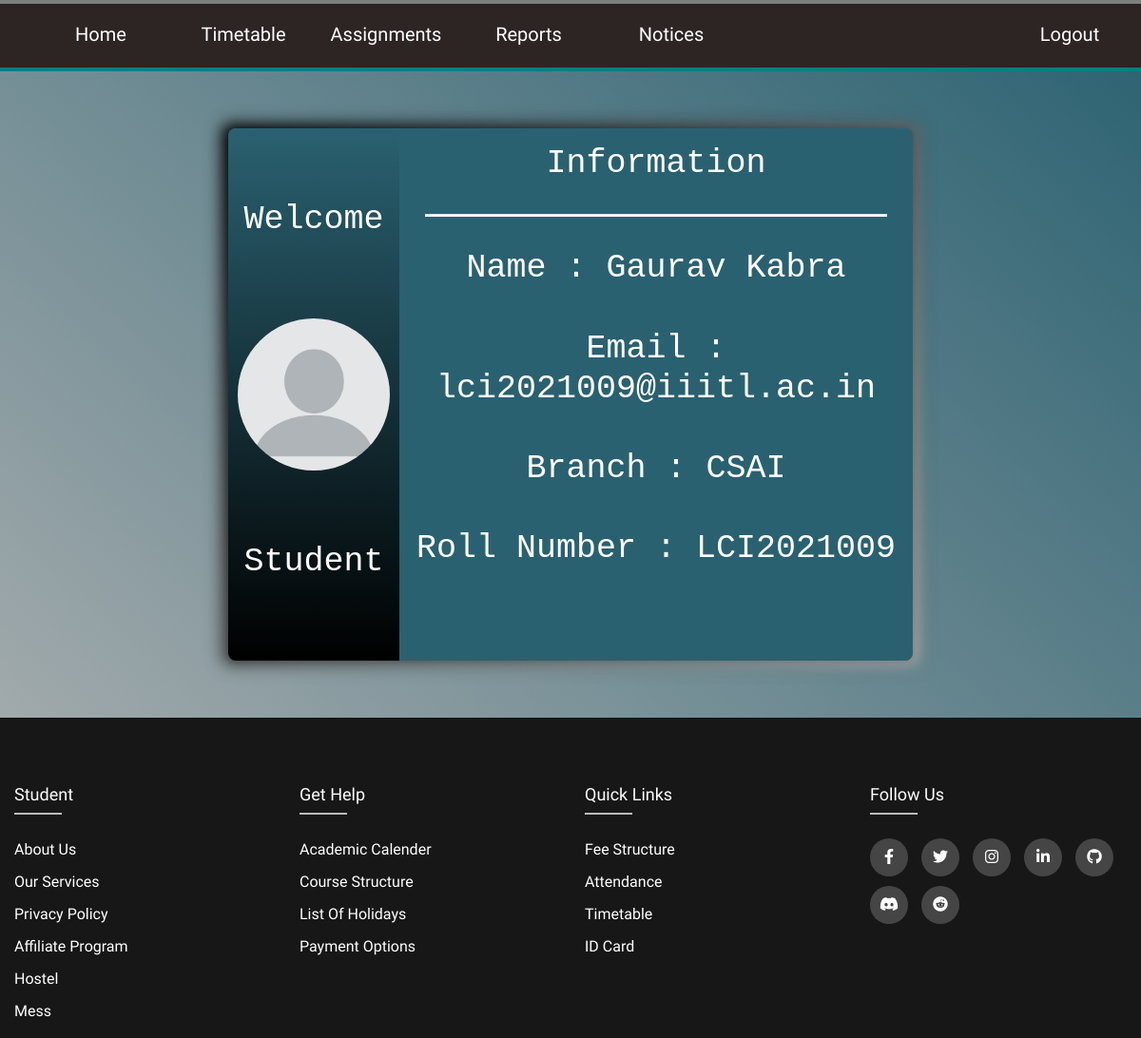
/ (signed in), run on the app's committed database.
### app/models.py (models this page shows)
class Student(db.Model, UserMixin):
    id = db.Column(db.Integer, primary_key=True)
    email = db.Column(db.String(30), unique=True)
    rollno = db.Column(db.String(30))
    fname = db.Column(db.String(30))
    lname = db.Column(db.String(30))
    branch = db.Column(db.String(4), db.ForeignKey('branch.branch'))
    year = db.Column(db.Integer)
    password = db.Column(db.String(30))
    role = db.Column(db.String(30), default='student')

### app/main.py (the view)
@main.route('/', methods = ['POST', 'GET'])
def index():
    if(current_user.is_authenticated):
        return profile()
    return render_template('loginpage.html')

### app/main.py (called while the page is built, shortened)
@main.route('/profile')
def profile():
    print(current_user, "is logged in")
    if(session['role'] == 'student'):
        return render_template('student_profile.html', email = current_user.email, name = current_user.fname + " " + current_user.lname, branch = current_user.branch, rollno = current_user.rollno)

### app/templates/student_profile.html (shortened to what this page needs)
<!DOCTYPE html>
<html lang="en">
  <head>
    <link
      rel="stylesheet"
      href="https://cdn.jsdelivr.net/npm/bootstrap@4.4.1/dist/css/bootstrap.min.css"
    />
    <link rel="stylesheet" href="/static/student_profile.css" />
    <link rel="stylesheet" href="https://cdnjs.cloudflare.com/ajax/libs/font-awesome/6.1.1/css/all.min.css">
    <link rel="stylesheet" href="/static/footer.css" />
  </head>
  <body>
    <nav class="navbar-dark navbar-expand-lg navbar">
      <div class="container-fluid navb-links-container">
        <div class="collapse navbar-collapse" id="navbarSupportedContent">
          <ul class="navbar-nav me-auto mb-2 mb-lg-0">
            <li class="nav-item">
              <a href="/"><button class="styled-button">Home</button></a>
            </li>
            <li class="nav-item">
              <a href="/student/timetable"><button class="styled-button">Timetable</button></a>
            </li>
            <li class="nav-item">
              <a href="#"><button class="styled-button">Assignments</button></a>
            </li>
            <li class="nav-item">
              <a href="#"><button class="styled-button">Reports</button></a>
            </li>
            <li class="nav-item">
              <a href="/student/notice"><button class="styled-button">Notices</button></a>
            </li>
            <li  id = "logout">
              <a href="/logout">
                <button class = "styled-button">Logout</button>
                </a>
              </li>
          </ul>
        </div>
      </div>
    </nav>
    <center>
      <div class="mainbox">
        <div class="leftmainbox">
          <h1 class="belhead">Welcome</h1>
          <img
            src="/static/blank-profile-picture-973460__480.webp"
            class="leftimg"
          />
          <h1 class="belhead">Student</h1>
        </div>
        <div class="rightmainbox">
            <h1 class="belhead">
                Information
            </h1>
            <hr>
            <div class="infobox row">
                <h1 class="belhead col-12">
                    Name : {{name}}
                </h1>
                <h1 class="belhead col-12">
                    Email : {{email}}
                </h1>
                <h1 class="belhead col-12">
                    Branch : {{branch}}
                </h1>
                <h1 class="belhead col-12">
                    Roll Number : {{rollno}}
                </h1>
            </div>
        </div>
      </div>
    </center>
    <footer class="footer">
      <div class="containner">
          <div class="row">
              <div class="footer-col col-md-3 col-sm-6 ">
                  <h4>Student</h4>
                  <ul>
                      <li><a href="#">About Us</a></li>
                      <li><a href="#">Our Services</a></li>
                      <li><a href="#">Privacy Policy</a></li>
                      <li><a href="#">Affiliate Program</a></li>
                      <li><a href="#">Hostel</a></li>
                      <li><a href="#">Mess</a></li>
                  </ul>
              </div>
              <div class="footer-col col-md-3 col-sm-6">
                  <h4>Get Help</h4>
                  <ul>
                      <li><a href="#">Academic Calender</a></li>
                      <li><a href="#">Course Structure</a></li>
                      <li><a href="#">List of Holidays</a></li>
                      <li><a href="#">Payment Options</a></li>
                  </ul>
              </div>
              <div class="footer-col col-md-3 col-sm-6">
                  <h4>Quick Links</h4>
                  <ul>
                      <li><a href="#">Fee Structure</a></li>
                      <li><a href="#">Attendance</a></li>
                      <li><a href="#">Timetable</a></li>
                      <li><a href="#">ID card</a></li>
                  </ul>
              </div>
              <div class="footer-col col-md-3 col-sm-6">
                  <h4>Follow Us</h4>
                  <div class="social-links">
                      <a href="#"><i class="fab fa-facebook-f"></i></a>
                      <a href="#"><i class="fab fa-twitter"></i></a>
                      <a href="#"><i class="fab fa-instagram"></i></a>
                      <a href="#"><i class="fab fa-linkedin-in"></i></a>
                      <a href="#"><i class="fab fa-github"></i></a>
                      <a href="#"><i class="fab fa-discord"></i></a>
                      <a href="#"><i class="fab fa-reddit"></i></a>
              </div>
              </div>
          </div>
      </div>
  </footer>
  </body>
</html>

### app/static/student_profile.css (style rules this page uses)
body { margin: 0; border: 0; background: linear-gradient(to left bottom,#2A6171,rgb(183, 183, 183)); font-family:'PT Sans', sans-serif;; font-weight: 100; height: 100vh; background-repeat: no-repeat; background-attachment: fixed; color: white; }
.belhead { font-size: 35px; text-align: center; text-decoration: solid; font-weight: 400; font-family: monospace; padding: 3% 0; }
.leftimg { border-radius: 50%; height: 20vh; width: 20vh; }
.mainbox { margin: 5%; width: 60vw; height: 70vh; border-radius: 8px; background-color: #575757; box-shadow: 0 0px 10px rgb(0 0 0 / 0.3); transition: 0.4s; transition: 400ms cubic-bezier(0.075, 0.82, 0.165, 1) all; display: flex; justify-content: center; align-items: center; flex-direction: row; flex: 100%; }
.mainbox::before { content: ""; width: 61vw; height: 71vh; z-index: -1; position: absolute; border-radius: 8px; background-image: linear-gradient( var(--rotate), rgb(0, 0, 0), rgb(184, 183, 183) ); box-shadow: 0 0px 10px rgb(0 0 0 / 0.5); filter: blur(1vh); animation: spin 5s linear infinite; }
.rightmainbox { width: 40vw; height: 70vh; background-color:#2A6171; border-top-right-radius: 8px; border-bottom-right-radius: 8px; flex: 100%; }
.rightmainbox hr { background-color: white; height: 2px; width: 90%; }
.rightmainbox .infobox { text-align: left; }
.leftmainbox { background: linear-gradient(#2A6171,black); border-top-left-radius: 8px; border-bottom-left-radius: 8px; width: 20vw; height: 70vh; display: flex; flex-direction: column; align-items: center; justify-content: space-evenly; }
.navbar { z-index: 1; background-color: #2D2424; color: white; height: 75px; width: 100vw; transition: all 800ms ease; border-bottom: solid 4px teal; width: 100%; }
.navbar:after, .navbar:before { height: 4px; content: ""; transition: all 400ms ease; }
.navbar:after { position: absolute; top: 0; left: 0; background-color: gray; width: 0; }
.navbar:before { position: absolute; top: 70px; left: 0; background-color: #2D2424; width: 100%; z-index: 0; }
.navb-links-container { z-index: 1; height: 75px; color: white; font-size: larger; }
.styled-button { width: 150px; height: 40px; border: none; background: transparent; background-color: #2D2424; color: white; font-size: 20px; transition: 200ms cubic-bezier(0.075, 0.82, 0.165, 1) all; }
#logout { position: absolute; right:0; }

### app/static/footer.css (style rules this page uses)
* { margin: 0; padding: 0; box-sizing: border-box; }
.containner { max-width: 1170px; margin: auto; }
ul { list-style: none; }
.footer { position:block; bottom: 0px; background-color: #171717; padding-top: 70px; width: 100%; }
.footer-col h4 { font-size: 18px; color: #ffffff; text-transform: capitalize; margin-bottom: 35px; font-weight: 500; position: relative; }
.footer-col h4::before { content: ''; position: absolute; left: 0; bottom: -10px; background-color: #bbbbbb; height: 2px; box-sizing: border-box; width: 50px; }
.footer-col ul li:not(:last-child) { margin-bottom: 10px; }
.footer-col ul li a { font-size: 16px; text-transform: capitalize; color: #ffffff; text-decoration: none; font-weight: 300; display: block; transition: all 0.3s ease; }
.footer-col .social-links a { display: inline-block; height: 40px; width: 40px; background-color: rgba(255,255,255, 0.2); margin: 0 10px 10px 0 ; text-align: center; line-height: 40px; border-radius: 50%; color: #ffffff; transition: all 0.5s ease; }

### data on the page
Student: email "lci2021009@iiitl.ac.in", branch "CSAI", rollno "LCI2021009"

### other printed values
{{ name }} "Gaurav Kabra"
